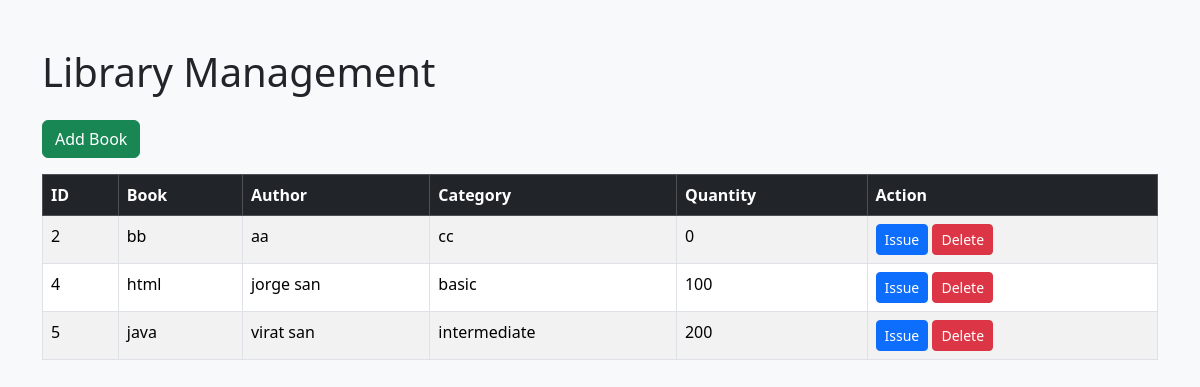
Page /library (signed in) on the committed database.
### models.py (models this page shows)
class Book(db.Model):
    id = db.Column(db.Integer, primary_key=True)
    title = db.Column(db.String(100), nullable=False)
    author = db.Column(db.String(100), nullable=False)
    category = db.Column(db.String(100), nullable=False)
    quantity = db.Column(db.Integer, nullable=False)

### app.py (the view)
@app.route("/library")
def library():
    if "librarian_id" not in session:
        return redirect("/librarian_login")
    books = Book.query.all()
    return render_template(
        "library.html",
        books=books
    )

### templates/library.html (shortened to what this page needs)
<!DOCTYPE html>
<html>
<head>
    <link href="https://cdn.jsdelivr.net/npm/bootstrap@5.3.3/dist/css/bootstrap.min.css" rel="stylesheet">
</head>
<body class="bg-light">
<div class="container mt-5">
    <h1 class="mb-4">Library Management</h1>
    <a href="/add_book" class="btn btn-success mb-3">
        Add Book
    </a>
    <table class="table table-bordered table-striped">
        <thead class="table-dark">
            <tr>
                <th>ID</th>
                <th>Book</th>
                <th>Author</th>
                <th>Category</th>
                <th>Quantity</th>
                <th>Action</th>
            </tr>
        </thead>
        <tbody>
        {% for book in books %}
            <tr>
                <td>{{ book.id }}</td>
                <td>{{ book.title }}</td>
                <td>{{ book.author }}</td>
                <td>{{ book.category }}</td>
                <td>{{ book.quantity }}</td>
  <td>
    <a href="/issue_book/{{ book.id }}"
       class="btn btn-primary btn-sm">
       Issue
    </a>
    <a href="/delete_book/{{ book.id }}"
       class="btn btn-danger btn-sm">
       Delete
    </a>
</td>
            </tr>
        {% endfor %}
        </tbody>
    </table>
</div>
</body>
</html>

### rows in the picture
Book: id "2", title "bb", author "aa", category "cc", quantity "0"
Book: id "4", title "html", author "jorge san", category "basic", quantity "100"
Book: id "5", title "java", author "virat san", category "intermediate", quantity "200"
